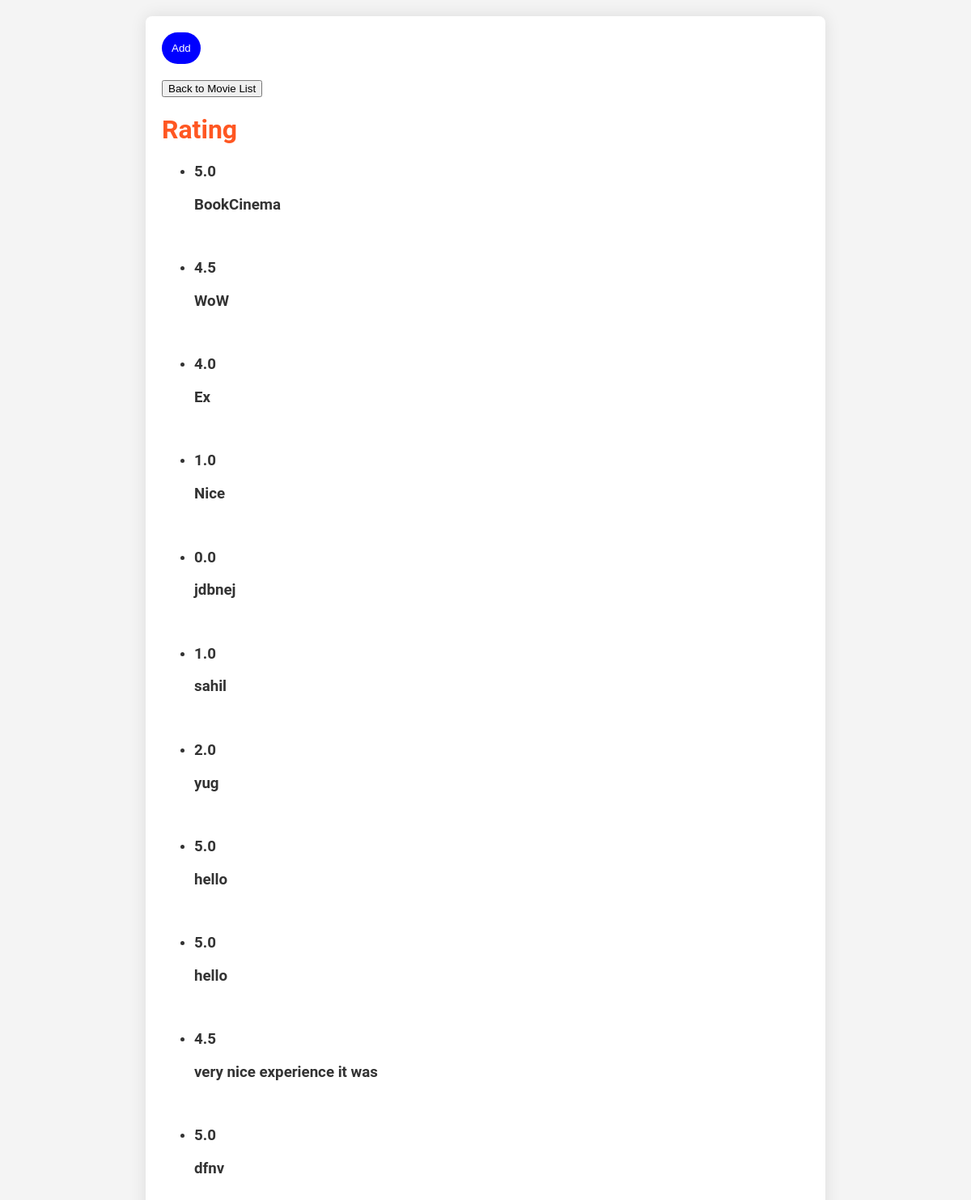
Screenshot of /movie/rating/ (signed in) with the database file from the repository.
### book_movie/models.py (models this page shows)
class Rating(models.Model):
    review = models.CharField(max_length=200)
    rating = models.FloatField('1 to 5')

### book_movie/views.py (the view)
# urls.py: path('movie/rating/', views.rating, name='rating'),
@login_required
def rating(request):
    ratings=Rating.objects.all()
    return render(request,'rating.html',{'ratings':ratings})

### templates/rating.html (shortened to what this page needs)
<!DOCTYPE html>
<html lang="en">
<head>
</head>
<body>
    <div class="container">
        {%if not user.is_staff%}
        <form method="POST" action="add/">
            <input type="submit" value="Add">
        </form>
        {%endif%}
        <form action="{% url 'book_movie:movie_list' %}">
        <button type="submit" class="btn btn-secondary">Back to Movie List</button>
        </form>
        <h1>Rating</h1>
        <div class="ratings">
            <ul>
            {% for rating in ratings %}
            <li>
                <div class="rating">
                    <h3>{{ rating.rating }}</h3>
                    <h3>{{ rating.review }}</h3>
                    <br>
                </div>
            </li>
            {% endfor %}
            </ul>
        </div>
    </div>
</body>
</html>

### templates/rating.html (style rules this page uses)
body { font-family: 'Roboto', sans-serif; margin: 0; padding: 0; background-color: #f4f4f4; color: #333; }
.container { max-width: 800px; margin: 20px auto; padding: 20px; background-color: #fff; border-radius: 8px; box-shadow: 0 0 20px rgba(0, 0, 0, 0.1); }
h1 { color: #ff5722; }
form { margin-bottom: 20px; }
form input[type="text"], form input[type="submit"] { padding: 12px; border-radius: 25px; border: 1px solid #ddd; transition: border-color 0.3s; }
form input[type="submit"] { background-color: blue; color: #fff; border: none; cursor: pointer; transition: background-color 0.3s; }

### rows the page displays
Rating: rating "5.0", review "BookCinema"
Rating: rating "4.5", review "WoW"
Rating: rating "4.0", review "Ex"
Rating: rating "1.0", review "Nice"
Rating: rating "0.0", review "jdbnej"
Rating: rating "1.0", review "sahil"
Rating: rating "2.0", review "yug"
Rating: rating "5.0", review "hello"
Rating: rating "5.0", review "hello"
Rating: rating "4.5", review "very nice experience it was"
Rating: rating "5.0", review "dfnv"
